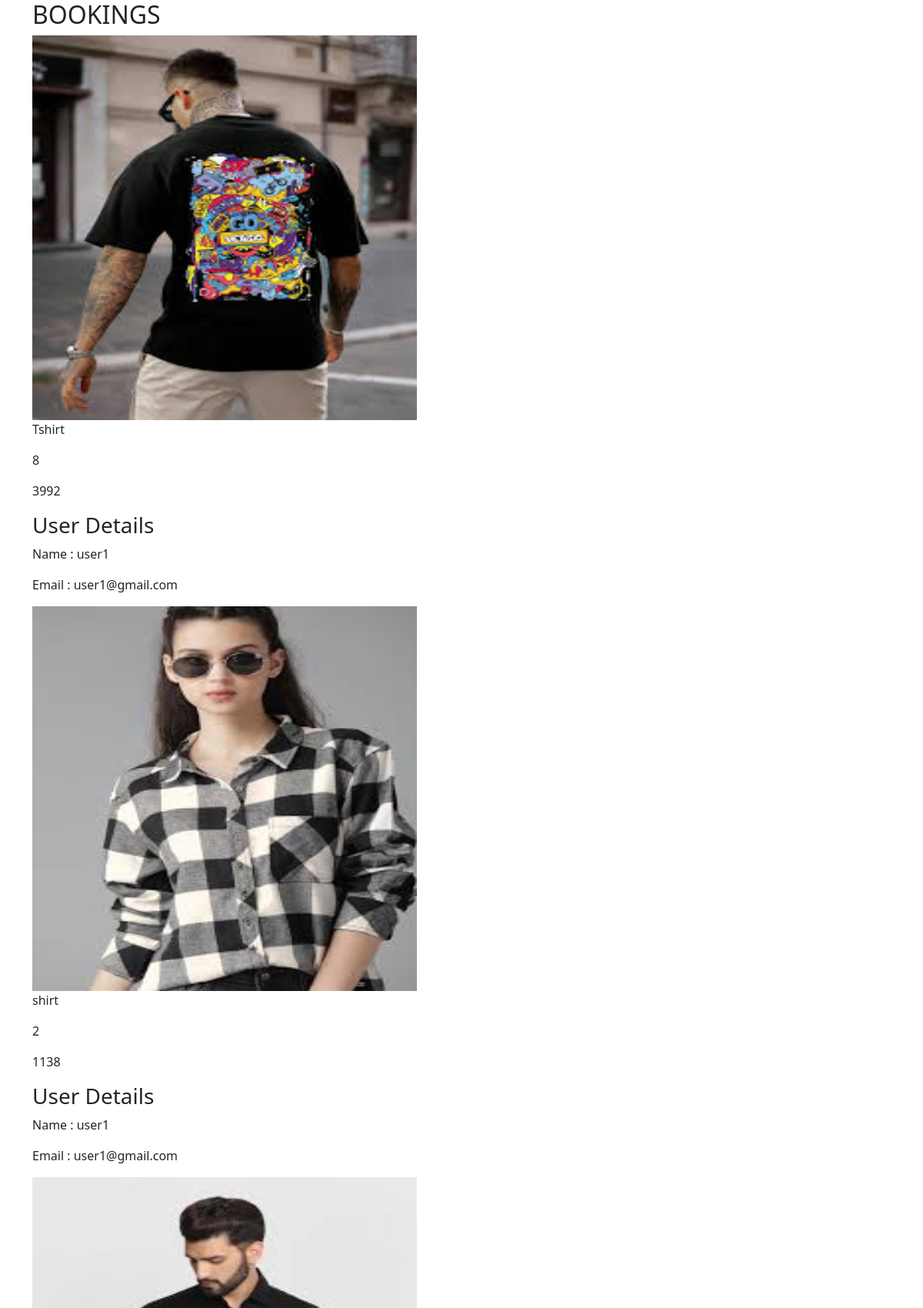
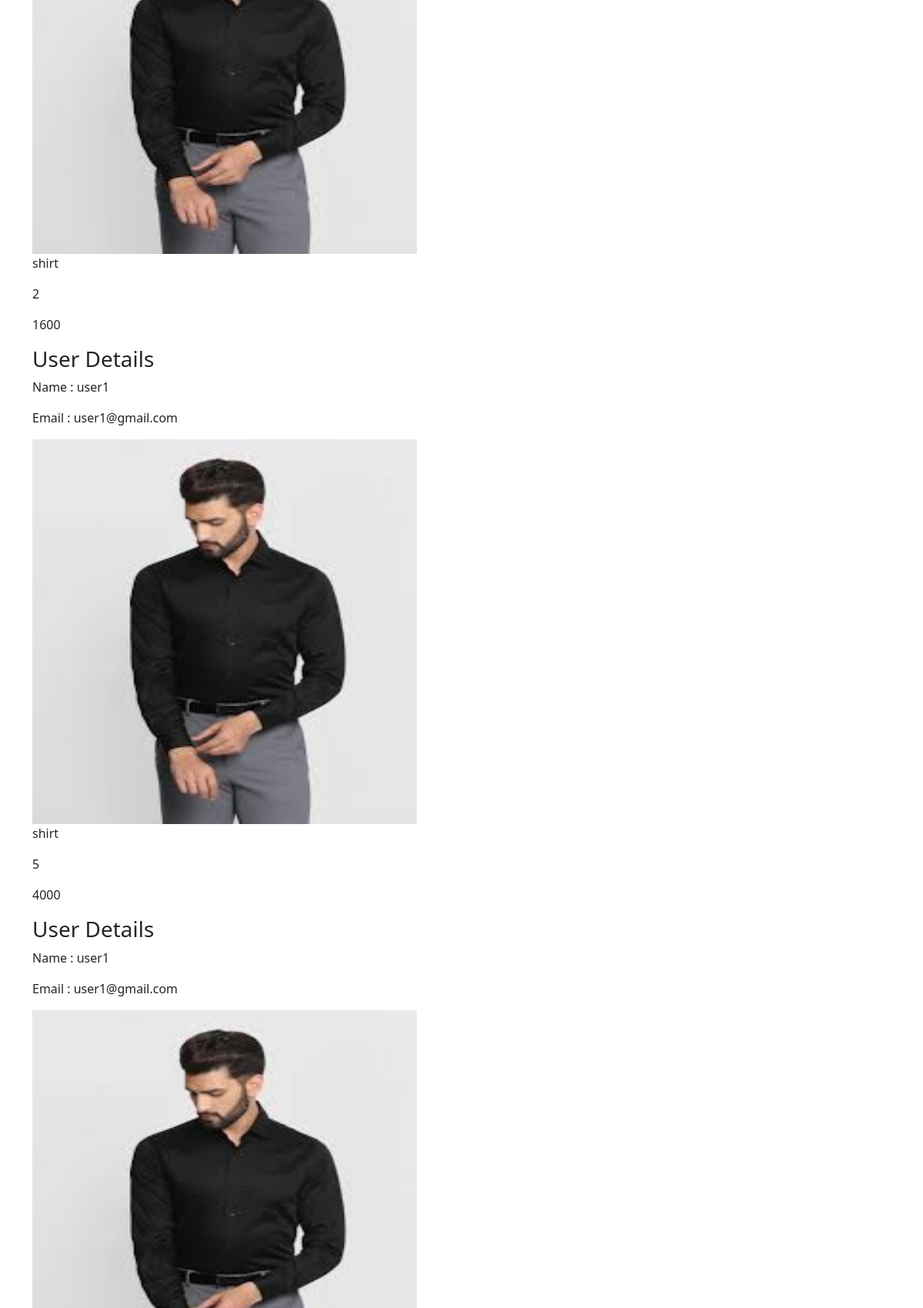
The app's page /usbookings (upper part) with its own data (2 pictures, top to bottom).
### eapp/models.py (models this page shows)
class Buy(models.Model):
    product=models.ForeignKey(Product,on_delete=models.CASCADE)
    user=models.ForeignKey(User,on_delete=models.CASCADE)
    qty=models.IntegerField()
    tot_price=models.IntegerField()
    date=models.DateField(auto_now_add=True)

class Product(models.Model):
    pid=models.TextField()
    name=models.TextField()
    descri=models.TextField()
    price=models.IntegerField()
    off_price=models.IntegerField()
    stock=models.IntegerField()
    img=models.FileField()

### eapp/views.py (the view)
# urls.py: path('usbookings',views.us_bookings),
def us_bookings(req):
    bookings=Buy.objects.all()[::-1]
    return render(req,'shop/ubookings.html',{'bookings':bookings})

### templates/shop/ubookings.html (shortened to what this page needs)
<!DOCTYPE html>
<html lang="en">
<head>
    <link href="https://cdn.jsdelivr.net/npm/bootstrap@5.3.3/dist/css/bootstrap.min.css" rel="stylesheet">
</head>
<body>
    <div class="container">
        <h2>BOOKINGS</h2>
        <div class="row">
            {% for i in bookings %}
            <div class="col-lg-12">
                <img src="{{i.product.img.url}}" alt="" width="500px" height="500px">
                <p>{{i.product.name}}</p>
                <p>{{i.qty}}</p>
                <p>{{i.tot_price}}</p>
                <h3>User Details</h3>
                <p>Name : {{i.user.first_name}}</p>
                <p>Email : {{i.user.email}}</p>
            </div>
            {% endfor %}
        </div>
    </div>
</body>
</html>

### records on screen
Buy: product.img (picture), product.name "Tshirt", qty "8", tot_price "3992", user.first_name "user1", user.email "user1@gmail.com"
Buy: product.img (picture), product.name "shirt", qty "2", tot_price "1138", user.first_name "user1", user.email "user1@gmail.com"
Buy: product.img (picture), product.name "shirt", qty "2", tot_price "1600", user.first_name "user1", user.email "user1@gmail.com"
Buy: product.img (picture), product.name "shirt", qty "5", tot_price "4000", user.first_name "user1", user.email "user1@gmail.com"
Buy: product.img (picture)
